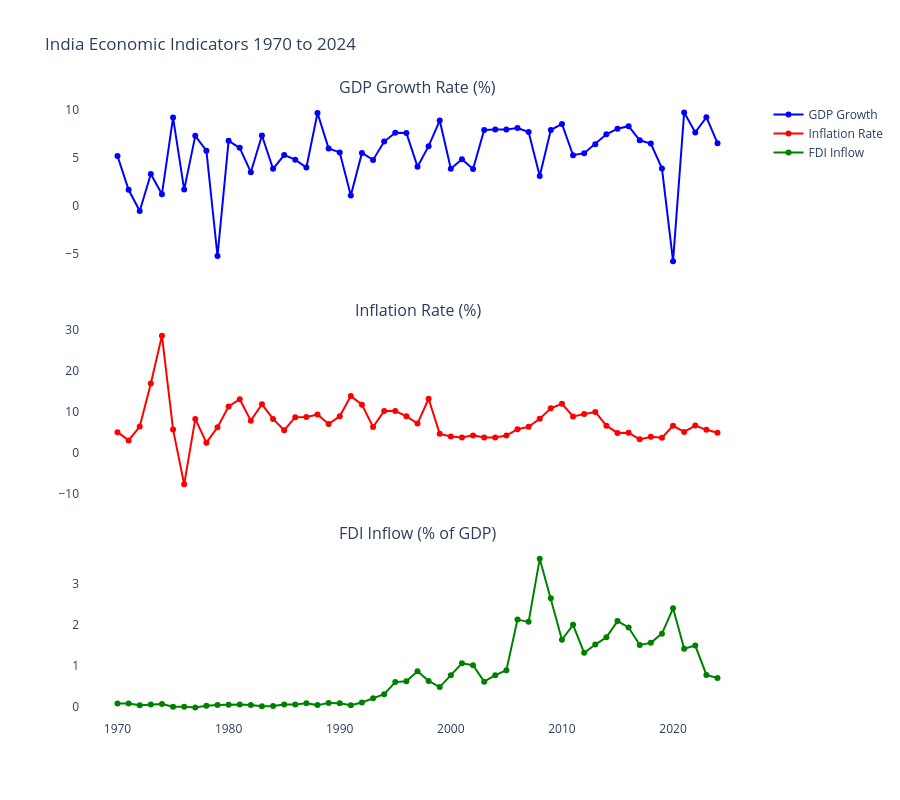

Notebook source saved alongside this figure:
### Code cell
fig = make_subplots(
    rows=3, cols=1,
    subplot_titles=(
        'GDP Growth Rate (%)',
        'Inflation Rate (%)',
        'FDI Inflow (% of GDP)'
    ),
    shared_xaxes=True,
    vertical_spacing=0.08
)

fig.add_trace(
    go.Scatter(x=df['year'], y=df['gdp_growth_rate'],
    mode='lines+markers', name='GDP Growth',
    line=dict(color='blue')),
    row=1, col=1
)

fig.add_trace(
    go.Scatter(x=df['year'], y=df['inflation_rate'],
    mode='lines+markers', name='Inflation Rate',
    line=dict(color='red')),
    row=2, col=1
)

fig.add_trace(
    go.Scatter(x=df['year'], y=df['fdi_inflow'],
    mode='lines+markers', name='FDI Inflow',
    line=dict(color='green')),
    row=3, col=1
)

fig.update_layout(
    height=800,
    title_text='India Economic Indicators 1970 to 2024',
    showlegend=True,
    plot_bgcolor='white'
)

fig.show()

### Figure 1 — Plotly figure (JSON) as saved in the notebook; plotly's stock layout.template omitted (floating-point values rounded to 4 significant figures)
{"data": [{"line": {"color": "blue"}, "mode": "lines+markers", "name": "GDP Growth", "type": "scatter", "x": [1970, 1971, 1972, 1973, 1974, 1975, 1976, 1977, 1978, 1979, 1980, 1981, 1982, 1983, 1984, 1985, 1986, 1987, 1988, 1989, 1990, 1991, 1992, 1993, 1994, 1995, 1996, 1997, 1998, 1999, 2000, 2001, 2002, 2003, 2004, 2005, 2006, 2007, 2008, 2009, 2010, 2011, 2012, 2013, 2014, 2015, 2016, 2017, 2018, 2019, 2020, 2021, 2022, 2023, 2024], "xaxis": "x", "y": [5.157, 1.643, -0.5533, 3.296, 1.185, 9.15, 1.663, 7.255, 5.713, -5.238, 6.736, 6.006, 3.476, 7.289, 3.821, 5.254, 4.777, 3.965, 9.628, 5.947, 5.533, 1.057, 5.482, 4.751, 6.659, 7.574, 7.55, 4.05, 6.184, 8.846, 3.841, 4.824, 3.804, 7.86, 7.923, 7.923, 8.061, 7.661, 3.087, 7.862, 8.498, 5.241, 5.456, 6.386, 7.41, 7.996, 8.256, 6.795, 6.454, 3.871, -5.778, 9.69, 7.609, 9.191, 6.495], "yaxis": "y"}, {"line": {"color": "red"}, "mode": "lines+markers", "name": "Inflation Rate", "type": "scatter", "x": [1970, 1971, 1972, 1973, 1974, 1975, 1976, 1977, 1978, 1979, 1980, 1981, 1982, 1983, 1984, 1985, 1986, 1987, 1988, 1989, 1990, 1991, 1992, 1993, 1994, 1995, 1996, 1997, 1998, 1999, 2000, 2001, 2002, 2003, 2004, 2005, 2006, 2007, 2008, 2009, 2010, 2011, 2012, 2013, 2014, 2015, 2016, 2017, 2018, 2019, 2020, 2021, 2022, 2023, 2024], "xaxis": "x2", "y": [5.092, 3.08, 6.442, 16.94, 28.6, 5.748, -7.634, 8.307, 2.523, 6.276, 11.35, 13.11, 7.891, 11.87, 8.319, 5.556, 8.73, 8.801, 9.383, 7.074, 8.971, 13.87, 11.79, 6.327, 10.25, 10.22, 8.977, 7.164, 13.23, 4.67, 4.009, 3.779, 4.297, 3.806, 3.767, 4.246, 5.797, 6.373, 8.349, 10.88, 11.99, 8.912, 9.479, 10.02, 6.666, 4.907, 4.948, 3.328, 3.939, 3.73, 6.623, 5.131, 6.699, 5.649, 4.953], "yaxis": "y2"}, {"line": {"color": "green"}, "mode": "lines+markers", "name": "FDI Inflow", "type": "scatter", "x": [1970, 1971, 1972, 1973, 1974, 1975, 1976, 1977, 1978, 1979, 1980, 1981, 1982, 1983, 1984, 1985, 1986, 1987, 1988, 1989, 1990, 1991, 1992, 1993, 1994, 1995, 1996, 1997, 1998, 1999, 2000, 2001, 2002, 2003, 2004, 2005, 2006, 2007, 2008, 2009, 2010, 2011, 2012, 2013, 2014, 2015, 2016, 2017, 2018, 2019, 2020, 2021, 2022, 2023, 2024], "xaxis": "x3", "y": [0.07283, 0.07076, 0.02489, 0.04433, 0.05724, -0.01049, -0.007503, -0.02968, 0.01318, 0.03175, 0.04248, 0.04751, 0.03591, 0.002584, 0.009069, 0.04563, 0.04728, 0.07609, 0.03077, 0.08516, 0.07374, 0.02723, 0.09594, 0.1971, 0.2974, 0.595, 0.6175, 0.8602, 0.6253, 0.4726, 0.7652, 1.056, 1.012, 0.6059, 0.7656, 0.8861, 2.13, 2.073, 3.621, 2.652, 1.635, 2.002, 1.313, 1.516, 1.696, 2.092, 1.937, 1.507, 1.558, 1.785, 2.406, 1.412, 1.492, 0.7719, 0.6941], "yaxis": "y3"}], "layout": {"annotations": [{"font": {"size": 16}, "showarrow": false, "text": "GDP Growth Rate (%)", "x": 0.5, "xanchor": "center", "xref": "paper", "y": 1, "yanchor": "bottom", "yref": "paper"}, {"font": {"size": 16}, "showarrow": false, "text": "Inflation Rate (%)", "x": 0.5, "xanchor": "center", "xref": "paper", "y": 0.64, "yanchor": "bottom", "yref": "paper"}, {"font": {"size": 16}, "showarrow": false, "text": "FDI Inflow (% of GDP)", "x": 0.5, "xanchor": "center", "xref": "paper", "y": 0.28, "yanchor": "bottom", "yref": "paper"}], "height": 800, "plot_bgcolor": "white", "showlegend": true, "title": {"text": "India Economic Indicators 1970 to 2024"}, "xaxis": {"anchor": "y", "domain": [0, 1], "matches": "x3", "showticklabels": false}, "xaxis2": {"anchor": "y2", "domain": [0, 1], "matches": "x3", "showticklabels": false}, "xaxis3": {"anchor": "y3", "domain": [0, 1]}, "yaxis": {"anchor": "x", "domain": [0.72, 1]}, "yaxis2": {"anchor": "x2", "domain": [0.36, 0.64]}, "yaxis3": {"anchor": "x3", "domain": [0, 0.28]}}}
